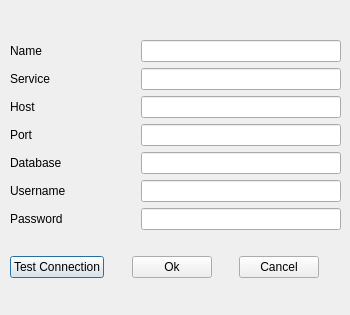
<?xml version="1.0" encoding="UTF-8"?>
<ui version="4.0">
 <class>manageDbDialog</class>
 <widget class="QDialog" name="manageDbDialog">
  <property name="geometry">
   <rect>
    <x>0</x>
    <y>0</y>
    <width>350</width>
    <height>315</height>
   </rect>
  </property>
  <property name="minimumSize">
   <size>
    <width>350</width>
    <height>315</height>
   </size>
  </property>
  <property name="maximumSize">
   <size>
    <width>350</width>
    <height>315</height>
   </size>
  </property>
  <property name="windowTitle">
   <string>Create a new PostGIS connection</string>
  </property>
  <widget class="QWidget" name="layoutWidget">
   <property name="geometry">
    <rect>
     <x>10</x>
     <y>20</y>
     <width>331</width>
     <height>278</height>
    </rect>
   </property>
   <layout class="QVBoxLayout" name="verticalLayout_2">
    <item>
     <layout class="QVBoxLayout" name="verticalLayout">
      <item>
       <layout class="QHBoxLayout" name="horizontalLayout">
        <item>
         <widget class="QLabel" name="label">
          <property name="text">
           <string>Name</string>
          </property>
         </widget>
        </item>
        <item>
         <spacer name="horizontalSpacer">
          <property name="orientation">
           <enum>Qt::Horizontal</enum>
          </property>
          <property name="sizeType">
           <enum>QSizePolicy::MinimumExpanding</enum>
          </property>
          <property name="sizeHint" stdset="0">
           <size>
            <width>10</width>
            <height>10</height>
           </size>
          </property>
         </spacer>
        </item>
        <item>
         <widget class="QLineEdit" name="nameLineEdit">
          <property name="sizePolicy">
           <sizepolicy hsizetype="Fixed" vsizetype="Fixed">
            <horstretch>200</horstretch>
            <verstretch>0</verstretch>
           </sizepolicy>
          </property>
          <property name="minimumSize">
           <size>
            <width>200</width>
            <height>0</height>
           </size>
          </property>
          <property name="maximumSize">
           <size>
            <width>200</width>
            <height>16777215</height>
           </size>
          </property>
         </widget>
        </item>
       </layout>
      </item>
      <item>
       <layout class="QHBoxLayout" name="horizontalLayout_2">
        <item>
         <widget class="QLabel" name="label_2">
          <property name="text">
           <string>Service</string>
          </property>
         </widget>
        </item>
        <item>
         <spacer name="horizontalSpacer_2">
          <property name="orientation">
           <enum>Qt::Horizontal</enum>
          </property>
          <property name="sizeType">
           <enum>QSizePolicy::MinimumExpanding</enum>
          </property>
          <property name="sizeHint" stdset="0">
           <size>
            <width>10</width>
            <height>10</height>
           </size>
          </property>
         </spacer>
        </item>
        <item>
         <widget class="QLineEdit" name="serviceLineEdit">
          <property name="minimumSize">
           <size>
            <width>200</width>
            <height>0</height>
           </size>
          </property>
          <property name="maximumSize">
           <size>
            <width>200</width>
            <height>16777215</height>
           </size>
          </property>
         </widget>
        </item>
       </layout>
      </item>
      <item>
       <layout class="QHBoxLayout" name="horizontalLayout_3">
        <item>
         <widget class="QLabel" name="label_3">
          <property name="text">
           <string>Host</string>
          </property>
         </widget>
        </item>
        <item>
         <spacer name="horizontalSpacer_3">
          <property name="orientation">
           <enum>Qt::Horizontal</enum>
          </property>
          <property name="sizeType">
           <enum>QSizePolicy::MinimumExpanding</enum>
          </property>
          <property name="sizeHint" stdset="0">
           <size>
            <width>40</width>
            <height>10</height>
           </size>
          </property>
         </spacer>
        </item>
        <item>
         <widget class="QLineEdit" name="hostLineEdit">
          <property name="minimumSize">
           <size>
            <width>200</width>
            <height>0</height>
           </size>
          </property>
          <property name="maximumSize">
           <size>
            <width>200</width>
            <height>16777215</height>
           </size>
          </property>
         </widget>
        </item>
       </layout>
      </item>
      <item>
       <layout class="QHBoxLayout" name="horizontalLayout_4">
        <item>
         <widget class="QLabel" name="label_4">
          <property name="text">
           <string>Port</string>
          </property>
         </widget>
        </item>
        <item>
         <spacer name="horizontalSpacer_4">
          <property name="orientation">
           <enum>Qt::Horizontal</enum>
          </property>
          <property name="sizeType">
           <enum>QSizePolicy::MinimumExpanding</enum>
          </property>
          <property name="sizeHint" stdset="0">
           <size>
            <width>40</width>
            <height>10</height>
           </size>
          </property>
         </spacer>
        </item>
        <item>
         <widget class="QLineEdit" name="portLineEdit">
          <property name="minimumSize">
           <size>
            <width>200</width>
            <height>0</height>
           </size>
          </property>
          <property name="maximumSize">
           <size>
            <width>200</width>
            <height>16777215</height>
           </size>
          </property>
         </widget>
        </item>
       </layout>
      </item>
      <item>
       <layout class="QHBoxLayout" name="horizontalLayout_5">
        <item>
         <widget class="QLabel" name="label_5">
          <property name="text">
           <string>Database</string>
          </property>
         </widget>
        </item>
        <item>
         <spacer name="horizontalSpacer_5">
          <property name="orientation">
           <enum>Qt::Horizontal</enum>
          </property>
          <property name="sizeType">
           <enum>QSizePolicy::MinimumExpanding</enum>
          </property>
          <property name="sizeHint" stdset="0">
           <size>
            <width>40</width>
            <height>10</height>
           </size>
          </property>
         </spacer>
        </item>
        <item>
         <widget class="QLineEdit" name="dbLineEdit">
          <property name="minimumSize">
           <size>
            <width>200</width>
            <height>0</height>
           </size>
          </property>
          <property name="maximumSize">
           <size>
            <width>200</width>
            <height>16777215</height>
           </size>
          </property>
         </widget>
        </item>
       </layout>
      </item>
      <item>
       <layout class="QHBoxLayout" name="horizontalLayout_6">
        <item>
         <widget class="QLabel" name="label_6">
          <property name="text">
           <string>Username</string>
          </property>
         </widget>
        </item>
        <item>
         <spacer name="horizontalSpacer_6">
          <property name="orientation">
           <enum>Qt::Horizontal</enum>
          </property>
          <property name="sizeType">
           <enum>QSizePolicy::MinimumExpanding</enum>
          </property>
          <property name="sizeHint" stdset="0">
           <size>
            <width>40</width>
            <height>10</height>
           </size>
          </property>
         </spacer>
        </item>
        <item>
         <widget class="QLineEdit" name="usernameLineEdit">
          <property name="minimumSize">
           <size>
            <width>200</width>
            <height>0</height>
           </size>
          </property>
          <property name="maximumSize">
           <size>
            <width>200</width>
            <height>16777215</height>
           </size>
          </property>
         </widget>
        </item>
       </layout>
      </item>
      <item>
       <layout class="QHBoxLayout" name="horizontalLayout_7">
        <item>
         <widget class="QLabel" name="label_7">
          <property name="text">
           <string>Password</string>
          </property>
         </widget>
        </item>
        <item>
         <spacer name="horizontalSpacer_7">
          <property name="orientation">
           <enum>Qt::Horizontal</enum>
          </property>
          <property name="sizeType">
           <enum>QSizePolicy::MinimumExpanding</enum>
          </property>
          <property name="sizeHint" stdset="0">
           <size>
            <width>40</width>
            <height>10</height>
           </size>
          </property>
         </spacer>
        </item>
        <item>
         <widget class="QLineEdit" name="passwordLineEdit">
          <property name="minimumSize">
           <size>
            <width>200</width>
            <height>0</height>
           </size>
          </property>
          <property name="maximumSize">
           <size>
            <width>200</width>
            <height>16777215</height>
           </size>
          </property>
         </widget>
        </item>
       </layout>
      </item>
     </layout>
    </item>
    <item>
     <layout class="QHBoxLayout" name="horizontalLayout_9">
      <item>
       <widget class="QPushButton" name="testConnectionPushButton">
        <property name="text">
         <string>Test Connection</string>
        </property>
       </widget>
      </item>
      <item>
       <spacer name="horizontalSpacer_14">
        <property name="orientation">
         <enum>Qt::Horizontal</enum>
        </property>
        <property name="sizeHint" stdset="0">
         <size>
          <width>40</width>
          <height>20</height>
         </size>
        </property>
       </spacer>
      </item>
      <item>
       <widget class="QPushButton" name="pushButtonOkCreatePostgisConnection">
        <property name="text">
         <string>Ok</string>
        </property>
       </widget>
      </item>
      <item>
       <spacer name="horizontalSpacer_15">
        <property name="orientation">
         <enum>Qt::Horizontal</enum>
        </property>
        <property name="sizeHint" stdset="0">
         <size>
          <width>40</width>
          <height>20</height>
         </size>
        </property>
       </spacer>
      </item>
      <item>
       <widget class="QPushButton" name="pushButtonCancelCreatePostgisConnection">
        <property name="text">
         <string>Cancel</string>
        </property>
       </widget>
      </item>
      <item>
       <spacer name="horizontalSpacer_16">
        <property name="orientation">
         <enum>Qt::Horizontal</enum>
        </property>
        <property name="sizeHint" stdset="0">
         <size>
          <width>40</width>
          <height>20</height>
         </size>
        </property>
       </spacer>
      </item>
     </layout>
    </item>
   </layout>
  </widget>
 </widget>
 <resources/>
 <connections/>
</ui>
